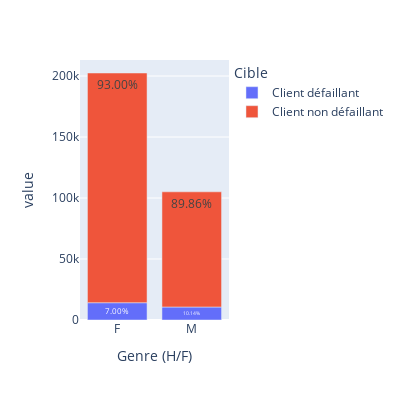

Source (notebook cell):
### Code cell
import numpy as np
import pandas as pd
import plotly.express as px

df_g = df_interprete.groupby(['Genre (H/F)', 'Cible']).size().reset_index()
df_g['percentage'] = df_interprete.groupby(['Genre (H/F)', 'Cible']).size().groupby(level=0).apply(lambda x: 100 * x / float(x.sum())).values
df_g.columns = ['Genre (H/F)', 'Cible', 'Counts', 'Percentage']

fig = px.bar(df_g, x='Genre (H/F)', y=['Counts'], color='Cible', text=df_g['Percentage'].apply(lambda x: '{0:1.2f}%'.format(x)))
    
fig.update_layout(
    autosize=False,
    width=400,
    height=400)

fig.show()

### Figure 1 — Plotly figure (JSON) as saved in the notebook; plotly's stock layout.template omitted (floating-point values rounded to 4 significant figures)
{"data": [{"alignmentgroup": "True", "hovertemplate": "Cible=Client défaillant<br>Genre (H/F)=%{x}<br>value=%{y}<br>text=%{text}<extra></extra>", "legendgroup": "Client défaillant", "marker": {"color": "#636efa", "pattern": {"shape": ""}}, "name": "Client défaillant", "offsetgroup": "Client défaillant", "orientation": "v", "showlegend": true, "text": ["7.00%", "10.14%"], "textposition": "auto", "type": "bar", "x": ["F", "M"], "xaxis": "x", "y": [14170, 10655], "yaxis": "y"}, {"alignmentgroup": "True", "hovertemplate": "Cible=Client non défaillant<br>Genre (H/F)=%{x}<br>value=%{y}<br>text=%{text}<extra></extra>", "legendgroup": "Client non défaillant", "marker": {"color": "#EF553B", "pattern": {"shape": ""}}, "name": "Client non défaillant", "offsetgroup": "Client non défaillant", "orientation": "v", "showlegend": true, "text": ["93.00%", "89.86%"], "textposition": "auto", "type": "bar", "x": ["F", "M"], "xaxis": "x", "y": [188278, 94404], "yaxis": "y"}], "layout": {"autosize": false, "barmode": "relative", "height": 400, "legend": {"title": {"text": "Cible"}, "tracegroupgap": 0}, "margin": {"t": 60}, "width": 400, "xaxis": {"anchor": "y", "domain": [0, 1], "title": {"text": "Genre (H/F)"}}, "yaxis": {"anchor": "x", "domain": [0, 1], "title": {"text": "value"}}}}
